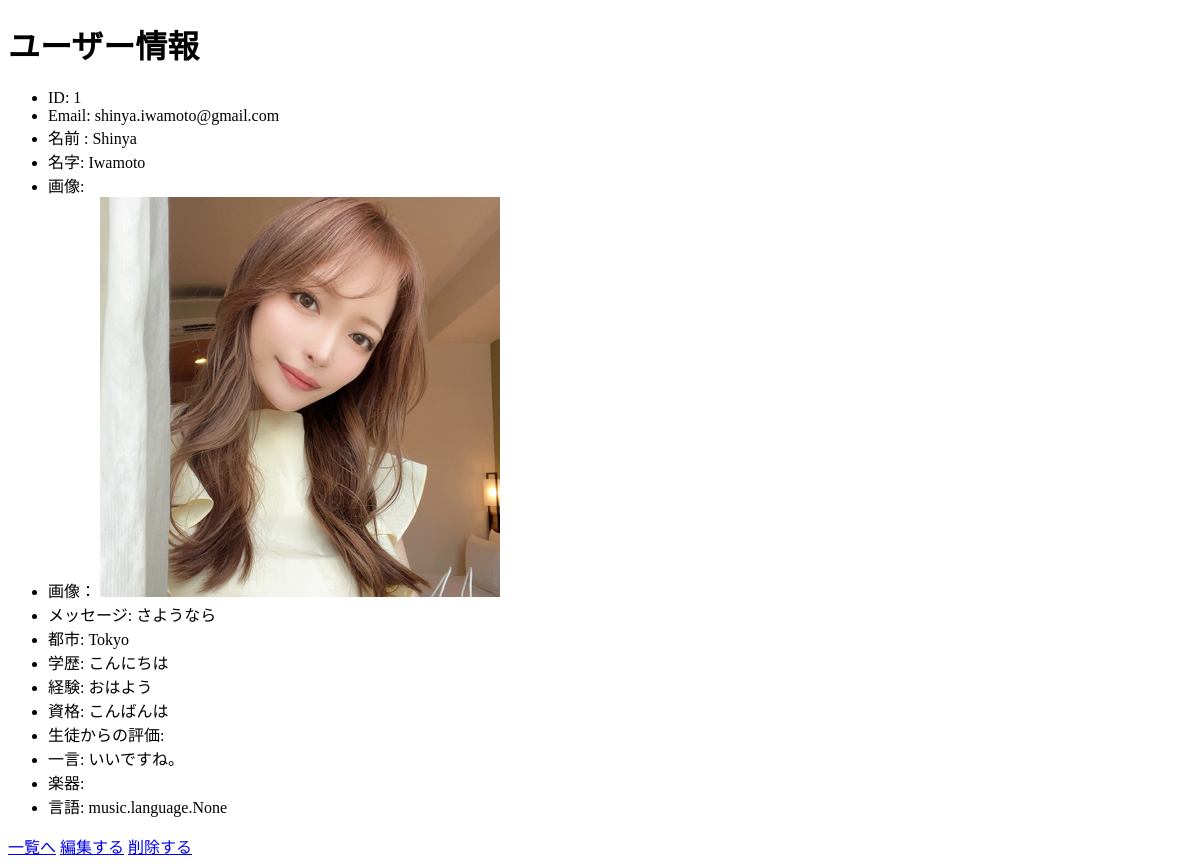
Before: /music/mypage/ (signed in) with the older database file.
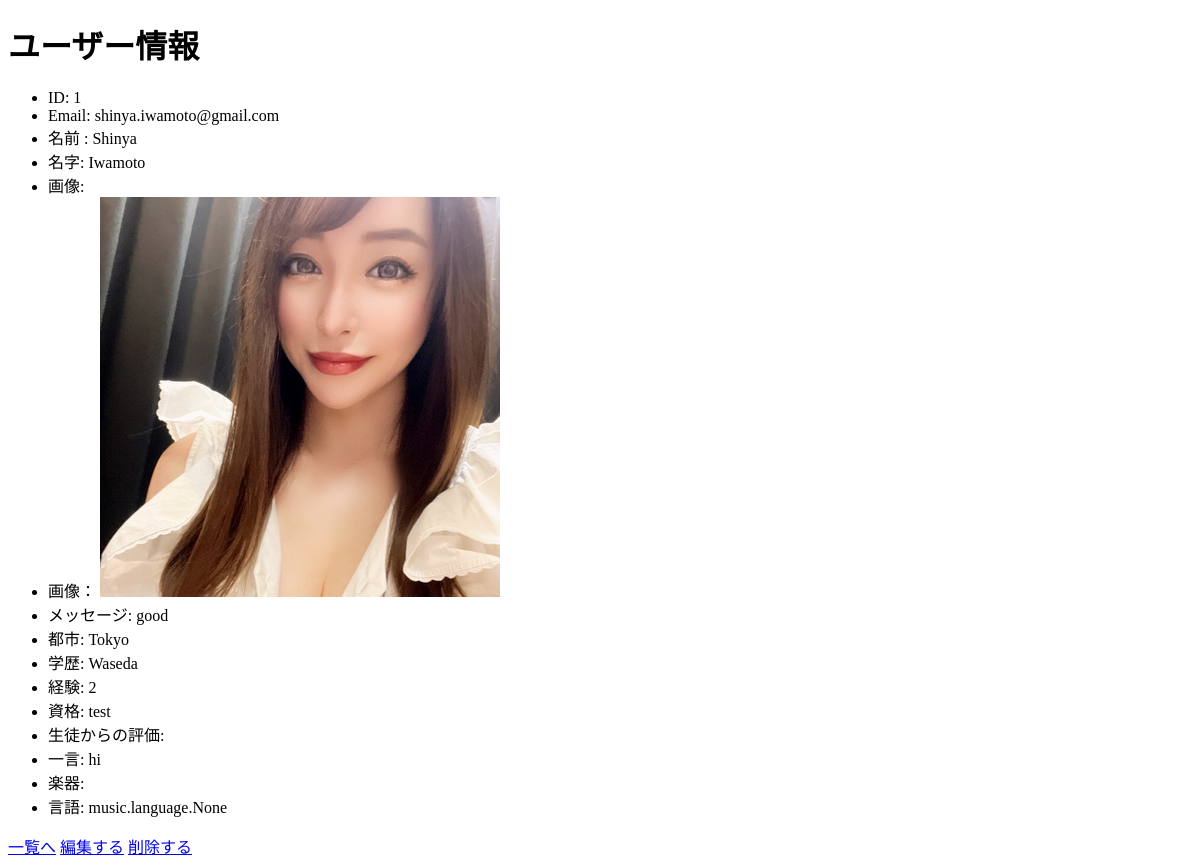
After: the same page with the newer database file.
### accounts/models.py (models this page shows, shortened)
class User(AbstractBaseUser, PermissionsMixin):
    email = models.EmailField(_('email address'), unique=True)
    first_name = models.CharField(_('first name'), max_length=30, blank=True)
    last_name = models.CharField(_('last name'), max_length=30, blank=True)
    city = models.CharField(_('city'), max_length=20, blank=True)
    introduction = models.TextField(_('introduction'), blank=True)
    image = models.ImageField(_('image'), blank=True, null=True)
    is_musician = models.BooleanField(verbose_name="音楽家である",default=False)
    is_staff = models.BooleanField(
        _('staff status'),
        default=False,
        help_text=_(
            'Designates whether the user can log into this admin site.'),
    )
    is_active = models.BooleanField(
        _('active'),
        default=True,
        help_text=_(
            'Designates whether this user should be treated as active. '
            'Unselect this instead of deleting accounts.'
        ),
    )
    date_joined = models.DateTimeField(_('date joined'), default=timezone.now)
    objects = UserManager()
    EMAIL_FIELD = 'email'
    USERNAME_FIELD = 'email'
    REQUIRED_FIELDS = []
    class Meta:
        verbose_name = _('user')
        verbose_name_plural = _('users')

### music/models.py (models this page shows, shortened)
class  Teacher(models.Model):
    movie = models.URLField(max_length=200, null=True, blank=True)
    fee = models.IntegerField( validators=[MinValueValidator(0), MaxValueValidator(100)] , null=True, blank=True)
    academic = models.TextField(max_length=500)
    experience = models.TextField(max_length=500)
    certificate = models.TextField(max_length=500)
    reputation = models.TextField(max_length=500, null=True, blank=True)
    message = models.TextField(max_length=500)
    oneword = models.TextField(max_length=500)
    lang = models.ManyToManyField(language, blank=True)
    pic = models.ForeignKey(teacher_picture, on_delete=models.CASCADE, null=True, blank=True)
    user_id = models.ForeignKey(User, on_delete=models.CASCADE, verbose_name='email',default="9999")
    teaching_inst   = models.ForeignKey(instrument, related_name="teaching_inst", on_delete=models.CASCADE, null=True, blank=True)
    year = models.IntegerField(null=True, blank=True)
    revel = models.IntegerField(null=True, blank=True)

class teacher_picture(models.Model):
    image = models.ImageField(_('image'), blank=True, null=True)

### music/views.py (the view, shortened to what this page needs)
# urls.py: path('music/mypage/', views.MypageView.as_view(), name="mypage"),
class MypageView(View):
    def get(self, request, *args, **kwargs):
        print(request.user.id)
        context = {}
        context["teacher"] = Teacher.objects.filter(user_id=request.user.id).first()
        return render(request, "music/mypage.html",context)

### music/templates/music/mypage.html (shortened to what this page needs)
<!DOCTYPE html>
<html lang='ja'>
<head>
</head>
<body>
    <h1>ユーザー情報</h1>
    <ul>
        <li>ID: {{ request.user.id  }}</li>
        <li>Email:  {{ request.user.email }}</li>
        <li>名前 : {{ request.user.first_name }}</li>
        <li>名字: {{ request.user.last_name }}</li>
        <li>画像: {{ request.image }}</li>
        <li>画像： <img src="{{ teacher.pic.image.url }}" alt=""></li>
        <li>メッセージ: {{ teacher.message }}</li>
        <li>都市: {{ request.user.city }}</li>
        <li>学歴: {{ teacher.academic }}</li>
        <li>経験: {{ teacher.experience }}</li>
        <li>資格: {{ teacher.certificate }}</li>
        <li>生徒からの評価: {{ request.reputation }}</li>
        <li>一言: {{ teacher.oneword }}</li>
        <li>楽器: {{ teacher.inst }}</li>
        <li>言語: {{ teacher.lang }}</li>
    </ul>
    <a href="{% url 'teacher-music' user.id %}" class="btn btn-primary">一覧へ</a>
     <a href="{% url 'update-music' user.id %}" class="btn btn-primary">編集する</a>
     <a href="{% url 'delete-music' user.id %}" class="btn btn-primary">削除する</a>
</body>
</html>

Changed rows visible on the page:
removed Teacher: pic.image (picture), message "さようなら", academic "こんにちは", experience "おはよう", certificate "こんばんは", oneword "いいですね。", lang "music.language.None"
now on this page (row unchanged): Teacher: pic.image (picture), message "good", academic "Waseda", experience "2", certificate "test", oneword "hi", lang "music.language.None"
